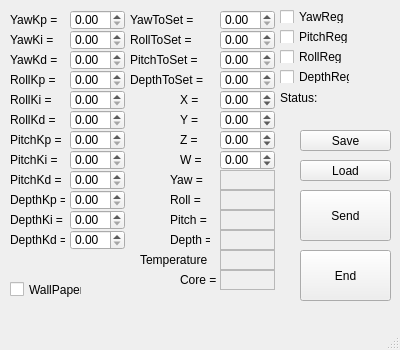
<?xml version="1.0" encoding="UTF-8"?>
<ui version="4.0">
 <class>MainWindow</class>
 <widget class="QMainWindow" name="MainWindow">
  <property name="enabled">
   <bool>true</bool>
  </property>
  <property name="geometry">
   <rect>
    <x>0</x>
    <y>0</y>
    <width>400</width>
    <height>350</height>
   </rect>
  </property>
  <property name="minimumSize">
   <size>
    <width>400</width>
    <height>350</height>
   </size>
  </property>
  <property name="maximumSize">
   <size>
    <width>400</width>
    <height>350</height>
   </size>
  </property>
  <property name="windowTitle">
   <string>MainWindow</string>
  </property>
  <widget class="QWidget" name="centralWidget">
   <widget class="QLabel" name="label">
    <property name="geometry">
     <rect>
      <x>10</x>
      <y>10</y>
      <width>55</width>
      <height>20</height>
     </rect>
    </property>
    <property name="frameShape">
     <enum>QFrame::NoFrame</enum>
    </property>
    <property name="text">
     <string>YawKp =</string>
    </property>
   </widget>
   <widget class="QLabel" name="label_3">
    <property name="geometry">
     <rect>
      <x>10</x>
      <y>30</y>
      <width>55</width>
      <height>20</height>
     </rect>
    </property>
    <property name="frameShape">
     <enum>QFrame::NoFrame</enum>
    </property>
    <property name="text">
     <string>YawKi =</string>
    </property>
   </widget>
   <widget class="QLabel" name="label_6">
    <property name="geometry">
     <rect>
      <x>10</x>
      <y>70</y>
      <width>55</width>
      <height>20</height>
     </rect>
    </property>
    <property name="frameShape">
     <enum>QFrame::NoFrame</enum>
    </property>
    <property name="text">
     <string>RollKp =</string>
    </property>
   </widget>
   <widget class="QLabel" name="label_7">
    <property name="geometry">
     <rect>
      <x>10</x>
      <y>50</y>
      <width>55</width>
      <height>20</height>
     </rect>
    </property>
    <property name="frameShape">
     <enum>QFrame::NoFrame</enum>
    </property>
    <property name="text">
     <string>YawKd =</string>
    </property>
   </widget>
   <widget class="QLabel" name="label_10">
    <property name="geometry">
     <rect>
      <x>10</x>
      <y>110</y>
      <width>55</width>
      <height>20</height>
     </rect>
    </property>
    <property name="frameShape">
     <enum>QFrame::NoFrame</enum>
    </property>
    <property name="text">
     <string>RollKd =</string>
    </property>
   </widget>
   <widget class="QLabel" name="label_11">
    <property name="geometry">
     <rect>
      <x>10</x>
      <y>90</y>
      <width>55</width>
      <height>20</height>
     </rect>
    </property>
    <property name="frameShape">
     <enum>QFrame::NoFrame</enum>
    </property>
    <property name="text">
     <string>RollKi =</string>
    </property>
   </widget>
   <widget class="QLabel" name="label_14">
    <property name="geometry">
     <rect>
      <x>10</x>
      <y>150</y>
      <width>55</width>
      <height>20</height>
     </rect>
    </property>
    <property name="frameShape">
     <enum>QFrame::NoFrame</enum>
    </property>
    <property name="text">
     <string>PitchKi =</string>
    </property>
   </widget>
   <widget class="QLabel" name="label_15">
    <property name="geometry">
     <rect>
      <x>10</x>
      <y>130</y>
      <width>55</width>
      <height>20</height>
     </rect>
    </property>
    <property name="frameShape">
     <enum>QFrame::NoFrame</enum>
    </property>
    <property name="text">
     <string>PitchKp =</string>
    </property>
   </widget>
   <widget class="QLabel" name="label_18">
    <property name="geometry">
     <rect>
      <x>10</x>
      <y>190</y>
      <width>55</width>
      <height>20</height>
     </rect>
    </property>
    <property name="frameShape">
     <enum>QFrame::NoFrame</enum>
    </property>
    <property name="text">
     <string>DepthKp =</string>
    </property>
   </widget>
   <widget class="QLabel" name="label_19">
    <property name="geometry">
     <rect>
      <x>10</x>
      <y>170</y>
      <width>55</width>
      <height>20</height>
     </rect>
    </property>
    <property name="frameShape">
     <enum>QFrame::NoFrame</enum>
    </property>
    <property name="text">
     <string>PitchKd =</string>
    </property>
   </widget>
   <widget class="QLabel" name="label_22">
    <property name="geometry">
     <rect>
      <x>10</x>
      <y>230</y>
      <width>55</width>
      <height>20</height>
     </rect>
    </property>
    <property name="frameShape">
     <enum>QFrame::NoFrame</enum>
    </property>
    <property name="text">
     <string>DepthKd =</string>
    </property>
   </widget>
   <widget class="QLabel" name="label_23">
    <property name="geometry">
     <rect>
      <x>10</x>
      <y>210</y>
      <width>55</width>
      <height>20</height>
     </rect>
    </property>
    <property name="frameShape">
     <enum>QFrame::NoFrame</enum>
    </property>
    <property name="text">
     <string>DepthKi =</string>
    </property>
   </widget>
   <widget class="QCheckBox" name="YawReg_Enabler">
    <property name="geometry">
     <rect>
      <x>280</x>
      <y>10</y>
      <width>70</width>
      <height>13</height>
     </rect>
    </property>
    <property name="text">
     <string>YawReg</string>
    </property>
   </widget>
   <widget class="QCheckBox" name="PitchReg_Enabler">
    <property name="geometry">
     <rect>
      <x>280</x>
      <y>30</y>
      <width>70</width>
      <height>13</height>
     </rect>
    </property>
    <property name="text">
     <string>PitchReg</string>
    </property>
   </widget>
   <widget class="QCheckBox" name="RollReg_Enabler">
    <property name="geometry">
     <rect>
      <x>280</x>
      <y>50</y>
      <width>70</width>
      <height>13</height>
     </rect>
    </property>
    <property name="text">
     <string>RollReg</string>
    </property>
   </widget>
   <widget class="QCheckBox" name="DepthReg_Enabler">
    <property name="geometry">
     <rect>
      <x>280</x>
      <y>70</y>
      <width>70</width>
      <height>13</height>
     </rect>
    </property>
    <property name="text">
     <string>DepthReg</string>
    </property>
   </widget>
   <widget class="QLabel" name="label_2">
    <property name="geometry">
     <rect>
      <x>130</x>
      <y>10</y>
      <width>75</width>
      <height>20</height>
     </rect>
    </property>
    <property name="text">
     <string>YawToSet =</string>
    </property>
   </widget>
   <widget class="QLabel" name="label_4">
    <property name="geometry">
     <rect>
      <x>130</x>
      <y>30</y>
      <width>75</width>
      <height>20</height>
     </rect>
    </property>
    <property name="text">
     <string>RollToSet =</string>
    </property>
   </widget>
   <widget class="QLabel" name="label_5">
    <property name="geometry">
     <rect>
      <x>130</x>
      <y>50</y>
      <width>75</width>
      <height>20</height>
     </rect>
    </property>
    <property name="text">
     <string>PitchToSet =</string>
    </property>
   </widget>
   <widget class="QLabel" name="label_8">
    <property name="geometry">
     <rect>
      <x>130</x>
      <y>70</y>
      <width>75</width>
      <height>20</height>
     </rect>
    </property>
    <property name="text">
     <string>DepthToSet =</string>
    </property>
   </widget>
   <widget class="QLabel" name="label_9">
    <property name="geometry">
     <rect>
      <x>180</x>
      <y>90</y>
      <width>30</width>
      <height>20</height>
     </rect>
    </property>
    <property name="text">
     <string>X =</string>
    </property>
   </widget>
   <widget class="QLabel" name="label_12">
    <property name="geometry">
     <rect>
      <x>180</x>
      <y>110</y>
      <width>30</width>
      <height>20</height>
     </rect>
    </property>
    <property name="text">
     <string>Y =</string>
    </property>
   </widget>
   <widget class="QLabel" name="label_13">
    <property name="geometry">
     <rect>
      <x>180</x>
      <y>130</y>
      <width>30</width>
      <height>20</height>
     </rect>
    </property>
    <property name="text">
     <string>Z =</string>
    </property>
   </widget>
   <widget class="QLabel" name="label_16">
    <property name="geometry">
     <rect>
      <x>180</x>
      <y>150</y>
      <width>30</width>
      <height>20</height>
     </rect>
    </property>
    <property name="text">
     <string>W =</string>
    </property>
   </widget>
   <widget class="QLabel" name="label_17">
    <property name="geometry">
     <rect>
      <x>170</x>
      <y>170</y>
      <width>40</width>
      <height>20</height>
     </rect>
    </property>
    <property name="text">
     <string>Yaw = </string>
    </property>
   </widget>
   <widget class="QLabel" name="label_20">
    <property name="geometry">
     <rect>
      <x>170</x>
      <y>190</y>
      <width>40</width>
      <height>20</height>
     </rect>
    </property>
    <property name="text">
     <string>Roll = </string>
    </property>
   </widget>
   <widget class="QLabel" name="label_21">
    <property name="geometry">
     <rect>
      <x>170</x>
      <y>210</y>
      <width>40</width>
      <height>20</height>
     </rect>
    </property>
    <property name="text">
     <string>Pitch = </string>
    </property>
   </widget>
   <widget class="QLabel" name="label_24">
    <property name="geometry">
     <rect>
      <x>170</x>
      <y>230</y>
      <width>40</width>
      <height>20</height>
     </rect>
    </property>
    <property name="text">
     <string>Depth = </string>
    </property>
   </widget>
   <widget class="QLabel" name="Yaw_Value">
    <property name="geometry">
     <rect>
      <x>220</x>
      <y>170</y>
      <width>55</width>
      <height>20</height>
     </rect>
    </property>
    <property name="frameShape">
     <enum>QFrame::StyledPanel</enum>
    </property>
    <property name="text">
     <string/>
    </property>
   </widget>
   <widget class="QLabel" name="Roll_Value">
    <property name="geometry">
     <rect>
      <x>220</x>
      <y>190</y>
      <width>55</width>
      <height>20</height>
     </rect>
    </property>
    <property name="frameShape">
     <enum>QFrame::StyledPanel</enum>
    </property>
    <property name="text">
     <string/>
    </property>
   </widget>
   <widget class="QLabel" name="Pitch_Value">
    <property name="geometry">
     <rect>
      <x>220</x>
      <y>210</y>
      <width>55</width>
      <height>20</height>
     </rect>
    </property>
    <property name="frameShape">
     <enum>QFrame::StyledPanel</enum>
    </property>
    <property name="text">
     <string/>
    </property>
   </widget>
   <widget class="QLabel" name="Depth_Value">
    <property name="geometry">
     <rect>
      <x>220</x>
      <y>230</y>
      <width>55</width>
      <height>20</height>
     </rect>
    </property>
    <property name="frameShape">
     <enum>QFrame::StyledPanel</enum>
    </property>
    <property name="text">
     <string/>
    </property>
   </widget>
   <widget class="QDoubleSpinBox" name="YawKp_Value">
    <property name="geometry">
     <rect>
      <x>70</x>
      <y>10</y>
      <width>55</width>
      <height>20</height>
     </rect>
    </property>
    <property name="maximum">
     <double>50.000000000000000</double>
    </property>
   </widget>
   <widget class="QDoubleSpinBox" name="YawKi_Value">
    <property name="geometry">
     <rect>
      <x>70</x>
      <y>30</y>
      <width>55</width>
      <height>20</height>
     </rect>
    </property>
    <property name="maximum">
     <double>1000.000000000000000</double>
    </property>
   </widget>
   <widget class="QDoubleSpinBox" name="YawKd_Value">
    <property name="geometry">
     <rect>
      <x>70</x>
      <y>50</y>
      <width>55</width>
      <height>20</height>
     </rect>
    </property>
    <property name="maximum">
     <double>500.000000000000000</double>
    </property>
   </widget>
   <widget class="QDoubleSpinBox" name="RollKp_Value">
    <property name="geometry">
     <rect>
      <x>70</x>
      <y>70</y>
      <width>55</width>
      <height>20</height>
     </rect>
    </property>
    <property name="maximum">
     <double>50.000000000000000</double>
    </property>
   </widget>
   <widget class="QDoubleSpinBox" name="RollKi_Value">
    <property name="geometry">
     <rect>
      <x>70</x>
      <y>90</y>
      <width>55</width>
      <height>20</height>
     </rect>
    </property>
    <property name="maximum">
     <double>1000.000000000000000</double>
    </property>
   </widget>
   <widget class="QDoubleSpinBox" name="RollKd_Value">
    <property name="geometry">
     <rect>
      <x>70</x>
      <y>110</y>
      <width>55</width>
      <height>20</height>
     </rect>
    </property>
    <property name="maximum">
     <double>500.000000000000000</double>
    </property>
   </widget>
   <widget class="QDoubleSpinBox" name="PitchKp_Value">
    <property name="geometry">
     <rect>
      <x>70</x>
      <y>130</y>
      <width>55</width>
      <height>20</height>
     </rect>
    </property>
    <property name="maximum">
     <double>50.000000000000000</double>
    </property>
   </widget>
   <widget class="QDoubleSpinBox" name="PitchKi_Value">
    <property name="geometry">
     <rect>
      <x>70</x>
      <y>150</y>
      <width>55</width>
      <height>20</height>
     </rect>
    </property>
    <property name="maximum">
     <double>1000.000000000000000</double>
    </property>
   </widget>
   <widget class="QDoubleSpinBox" name="PitchKd_Value">
    <property name="geometry">
     <rect>
      <x>70</x>
      <y>170</y>
      <width>55</width>
      <height>20</height>
     </rect>
    </property>
    <property name="maximum">
     <double>500.000000000000000</double>
    </property>
   </widget>
   <widget class="QDoubleSpinBox" name="DepthKp_Value">
    <property name="geometry">
     <rect>
      <x>70</x>
      <y>190</y>
      <width>55</width>
      <height>20</height>
     </rect>
    </property>
    <property name="maximum">
     <double>50.000000000000000</double>
    </property>
   </widget>
   <widget class="QDoubleSpinBox" name="DepthKi_Value">
    <property name="geometry">
     <rect>
      <x>70</x>
      <y>210</y>
      <width>55</width>
      <height>20</height>
     </rect>
    </property>
    <property name="maximum">
     <double>1000.000000000000000</double>
    </property>
   </widget>
   <widget class="QDoubleSpinBox" name="DepthKd_Value">
    <property name="geometry">
     <rect>
      <x>70</x>
      <y>230</y>
      <width>55</width>
      <height>20</height>
     </rect>
    </property>
    <property name="maximum">
     <double>500.000000000000000</double>
    </property>
   </widget>
   <widget class="QDoubleSpinBox" name="PitchToSet_Value">
    <property name="geometry">
     <rect>
      <x>220</x>
      <y>50</y>
      <width>55</width>
      <height>20</height>
     </rect>
    </property>
    <property name="maximum">
     <double>360.000000000000000</double>
    </property>
   </widget>
   <widget class="QDoubleSpinBox" name="YawToSet_Value">
    <property name="geometry">
     <rect>
      <x>220</x>
      <y>10</y>
      <width>55</width>
      <height>20</height>
     </rect>
    </property>
    <property name="autoFillBackground">
     <bool>false</bool>
    </property>
    <property name="wrapping">
     <bool>false</bool>
    </property>
    <property name="maximum">
     <double>360.000000000000000</double>
    </property>
   </widget>
   <widget class="QDoubleSpinBox" name="RollToSet_Value">
    <property name="geometry">
     <rect>
      <x>220</x>
      <y>30</y>
      <width>55</width>
      <height>20</height>
     </rect>
    </property>
    <property name="maximum">
     <double>360.000000000000000</double>
    </property>
   </widget>
   <widget class="QDoubleSpinBox" name="DepthToSet_Value">
    <property name="geometry">
     <rect>
      <x>220</x>
      <y>70</y>
      <width>55</width>
      <height>20</height>
     </rect>
    </property>
    <property name="maximum">
     <double>360.000000000000000</double>
    </property>
   </widget>
   <widget class="QDoubleSpinBox" name="Z_Value">
    <property name="geometry">
     <rect>
      <x>220</x>
      <y>130</y>
      <width>55</width>
      <height>20</height>
     </rect>
    </property>
    <property name="wrapping">
     <bool>false</bool>
    </property>
    <property name="frame">
     <bool>true</bool>
    </property>
    <property name="minimum">
     <double>-100.000000000000000</double>
    </property>
    <property name="maximum">
     <double>100.000000000000000</double>
    </property>
   </widget>
   <widget class="QDoubleSpinBox" name="X_Value">
    <property name="geometry">
     <rect>
      <x>220</x>
      <y>90</y>
      <width>55</width>
      <height>20</height>
     </rect>
    </property>
    <property name="minimum">
     <double>-100.000000000000000</double>
    </property>
    <property name="maximum">
     <double>100.000000000000000</double>
    </property>
   </widget>
   <widget class="QDoubleSpinBox" name="Y_Value">
    <property name="geometry">
     <rect>
      <x>220</x>
      <y>110</y>
      <width>55</width>
      <height>20</height>
     </rect>
    </property>
    <property name="minimum">
     <double>-100.000000000000000</double>
    </property>
    <property name="maximum">
     <double>100.000000000000000</double>
    </property>
   </widget>
   <widget class="QDoubleSpinBox" name="W_Value">
    <property name="geometry">
     <rect>
      <x>220</x>
      <y>150</y>
      <width>55</width>
      <height>20</height>
     </rect>
    </property>
    <property name="minimum">
     <double>-100.000000000000000</double>
    </property>
    <property name="maximum">
     <double>100.000000000000000</double>
    </property>
   </widget>
   <widget class="QPushButton" name="SettingsEnd">
    <property name="enabled">
     <bool>true</bool>
    </property>
    <property name="geometry">
     <rect>
      <x>300</x>
      <y>250</y>
      <width>91</width>
      <height>51</height>
     </rect>
    </property>
    <property name="layoutDirection">
     <enum>Qt::LeftToRight</enum>
    </property>
    <property name="text">
     <string>End</string>
    </property>
   </widget>
   <widget class="QPushButton" name="Send_Button">
    <property name="geometry">
     <rect>
      <x>300</x>
      <y>190</y>
      <width>91</width>
      <height>51</height>
     </rect>
    </property>
    <property name="text">
     <string>Send</string>
    </property>
   </widget>
   <widget class="QLabel" name="label_25">
    <property name="geometry">
     <rect>
      <x>280</x>
      <y>90</y>
      <width>47</width>
      <height>15</height>
     </rect>
    </property>
    <property name="text">
     <string>Status:</string>
    </property>
   </widget>
   <widget class="QLabel" name="Status_Label">
    <property name="geometry">
     <rect>
      <x>320</x>
      <y>90</y>
      <width>71</width>
      <height>41</height>
     </rect>
    </property>
    <property name="frameShape">
     <enum>QFrame::NoFrame</enum>
    </property>
    <property name="text">
     <string/>
    </property>
    <property name="alignment">
     <set>Qt::AlignLeading|Qt::AlignLeft|Qt::AlignTop</set>
    </property>
    <property name="wordWrap">
     <bool>true</bool>
    </property>
   </widget>
   <widget class="QLabel" name="label_26">
    <property name="geometry">
     <rect>
      <x>140</x>
      <y>250</y>
      <width>71</width>
      <height>20</height>
     </rect>
    </property>
    <property name="text">
     <string>Temperature =</string>
    </property>
   </widget>
   <widget class="QLabel" name="Temperature_Value">
    <property name="geometry">
     <rect>
      <x>220</x>
      <y>250</y>
      <width>55</width>
      <height>20</height>
     </rect>
    </property>
    <property name="frameShape">
     <enum>QFrame::StyledPanel</enum>
    </property>
    <property name="text">
     <string/>
    </property>
   </widget>
   <widget class="QLabel" name="label_27">
    <property name="geometry">
     <rect>
      <x>180</x>
      <y>270</y>
      <width>41</width>
      <height>20</height>
     </rect>
    </property>
    <property name="text">
     <string>Core =</string>
    </property>
   </widget>
   <widget class="QLabel" name="Core_Value">
    <property name="geometry">
     <rect>
      <x>220</x>
      <y>270</y>
      <width>55</width>
      <height>20</height>
     </rect>
    </property>
    <property name="frameShape">
     <enum>QFrame::StyledPanel</enum>
    </property>
    <property name="text">
     <string/>
    </property>
   </widget>
   <widget class="QCheckBox" name="checkBox">
    <property name="geometry">
     <rect>
      <x>10</x>
      <y>280</y>
      <width>72</width>
      <height>19</height>
     </rect>
    </property>
    <property name="text">
     <string>WallPaper</string>
    </property>
   </widget>
   <widget class="QPushButton" name="pushButton">
    <property name="geometry">
     <rect>
      <x>300</x>
      <y>160</y>
      <width>91</width>
      <height>21</height>
     </rect>
    </property>
    <property name="text">
     <string>Load</string>
    </property>
   </widget>
   <widget class="QPushButton" name="pushButton_2">
    <property name="geometry">
     <rect>
      <x>300</x>
      <y>130</y>
      <width>91</width>
      <height>21</height>
     </rect>
    </property>
    <property name="text">
     <string>Save</string>
    </property>
   </widget>
  </widget>
  <widget class="QStatusBar" name="statusBar"/>
  <widget class="QMenuBar" name="menuBar">
   <property name="geometry">
    <rect>
     <x>0</x>
     <y>0</y>
     <width>400</width>
     <height>20</height>
    </rect>
   </property>
  </widget>
 </widget>
 <layoutdefault spacing="6" margin="11"/>
 <resources/>
 <connections/>
</ui>
